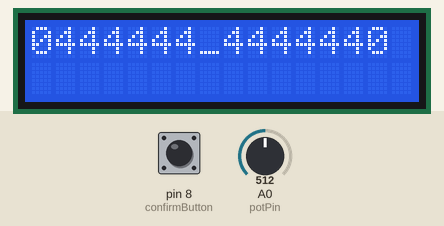
This sketch was run on a simulated Arduino Uno, built with avr-gcc and run on an emulated ATmega328P. On the bench: 16×2 character LCD. Inputs (shaded band) come from the test bench; at power-on: A0 (potPin) = 512, pin 8 (confirmButton) LOW. What the sketch prints to the serial monitor is not drawn.

Above: at 1.2 s.
1.3 s: A0 (potPin) set to 716
At 1.8 s:
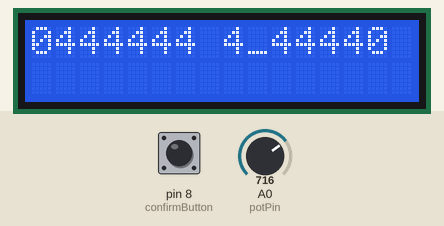
2.8 s: pin 8 (confirmButton) pulled HIGH for 0.15 s
At 3.8 s:
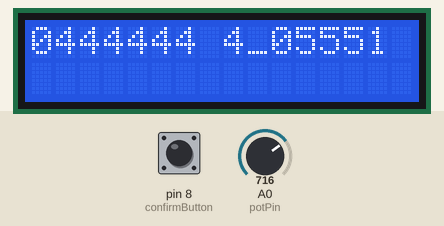
4.4 s: A0 (potPin) set to 511
At 5.4 s:
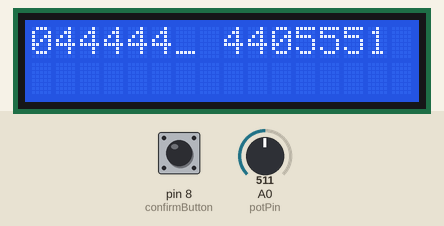
5.9 s: pin 8 (confirmButton) pulled HIGH for 1 s
At 7.3 s:
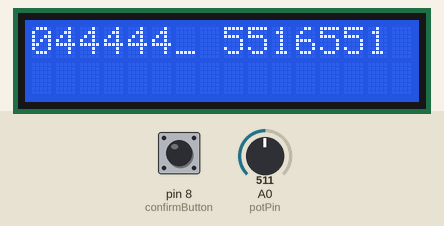
8.4 s: A0 (potPin) set to 306
At 9.7 s:
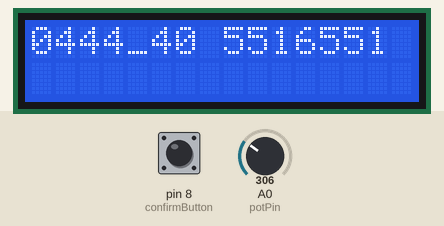
Timing chart, 0 to 10.9 s (numbered marks = the images above; inputs shaded):
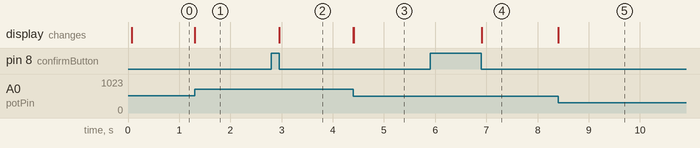

Measured:
- after the input at 1.3 s, the display: first changes at once (image 1 shows a later state)
- after the input at 2.8 s, the display: first changes after 0.15 s (image 2 shows a later state)
- after the input at 4.4 s, the display: first changes at once (image 3 shows a later state)
- after the input at 5.9 s, the display: first changes after 1.0 s (image 4 shows a later state)
- after the input at 8.4 s, the display: first changes at once (image 5 shows a later state)

The sketch:

andnowforthebeadmovment.ino
```cpp
#include <LiquidCrystal.h>
LiquidCrystal lcd(12, 11, 5, 4, 3, 2);


String inputString = "";
boolean stringComplete = false;


int mancalaGame[] = {0, 4, 4, 4, 4, 4, 4, 4, 4, 4, 4, 4, 4, 0}; /*8-13 =p2*/
int player1goal = 0;
int player2goal = 14;

int player1score = mancalaGame[player1goal];
int player2score = mancalaGame[player2goal];

int arraySelector;

int const potPin = A0;
int potVal;
int selector;

const int confirmButton = 8;
int buttonState = 0;
int switchRead = 0;
int counter = 0;

bool pressing = false;
bool gameOver = false;
bool moveBead = false;

int mancounter = 0;


void setup() {
  // put your setup code here, to run once:
  Serial.begin(9600);
  lcd.begin(16, 2);

  pinMode(confirmButton, INPUT);
  pinMode(12, OUTPUT);

}

void loop() {
  //  int arraySelector = inputString.toInt();
  //   lcd.print(mancalaGame[arraySelector]);
  //  lcd.cursor();
  //
  potVal = analogRead(potPin);
  //  /* Serial.print("potVal: ");
  //    Serial.print(potVal);*/
  selector = map(analogRead(A0), 0, 1023, 1, 13);
  //  lcd.setCursor(selector, 0);
  //

  // for (int i = 0; i < 16; i++) {
  if (mancounter == 0) {
    lcd.setCursor(0, 0);
  }

  if (selector == mancounter) {
    lcd.print("_");
  } else if (mancounter < 7) {
    lcd.print(mancalaGame[mancounter]);
  } else if (mancounter == 7) {
    lcd.print(" ");
  } else if (mancounter > 7  && mancounter < 15) {
    lcd.print(mancalaGame[mancounter - 1]);
  } else {
    lcd.print(" ");
  }

  mancounter++;
  if (mancounter > 16) {
    mancounter = 0;
  }
  /*// Check if Game has ended
    if (mancalaGame[1] == 0 && mancalaGame[2] == 0 && mancalaGame[3] == 0 && mancalaGame[4] == 0 && mancalaGame[5] == 0 && mancalaGame[6] == 0) {
    gameOver = true;
    } else if (mancalaGame[7] == 0 && mancalaGame[8] == 0 && mancalaGame[9] == 0 && mancalaGame[10] == 0 && mancalaGame[11] == 0 && mancalaGame[12] == 0) {
    gameOver = true;
    } else {
    gameOver = false;
    }*/


  switchRead = digitalRead(confirmButton);
  if (switchRead == 1) {

    pressing = true;


  }
  if (switchRead == 0 && pressing == true) {
    pressing = false;
    if (gameOver != true); {
      //Read what current hole is. Seemingly Done
      //Move the Beads, when pressed on the current hole, beads. Seemingly Done


    }

    int currentHole = mancalaGame[selector];
    // A: Empty from the current hole
    mancalaGame[selector] = 0;
    Serial.println(currentHole);


    // B: Add to the following holes//

    for (int i = 0; i < currentHole; i++) {

      int curPosition =  selector + i + 1;
      mancalaGame[curPosition] =  mancalaGame[curPosition] + 1;


      // C: Skip 7
      if (selector == 7 );
      //      lcd.clear();
      //    lcd.print(mancalaGame[mancounter]);
      //  lcd.setCursor(1, 2);
      //lcd.print("Sorry this one doesn't work!");
      curPosition = 8;

     // mancalaGame[curPosition] = manacalaGame[curPosition] + 1;


    }


  }


counter++;

}


void whoWon() { /*function definition not allowed before {*/

  if (mancalaGame[1] == 0 && mancalaGame[2] == 0 && mancalaGame[3] == 0 && mancalaGame[4] == 0 && mancalaGame[5] == 0 && mancalaGame[6] == 0) {
    gameOver = true;
  } else if (mancalaGame[7] == 0 && mancalaGame[8] == 0 && mancalaGame[9] == 0 && mancalaGame[10] == 0 && mancalaGame[11] == 0 && mancalaGame[12] == 0) {
    gameOver = true;
    if (gameOver = true && player1score > player2score) {
      lcd.clear();
      lcd.print("Player 1 wins!");

    } else {
      if (gameOver = true && player2score > player1score) {
        lcd.clear();
        lcd.print("Player 2 Wins!");
      }
    }
  }
}


/*loop closed*/
```
